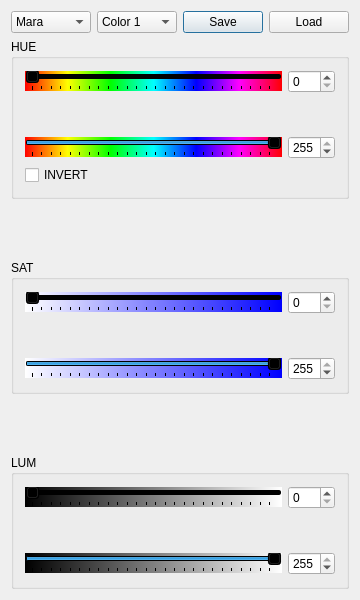
<?xml version="1.0" encoding="UTF-8"?>
<ui version="4.0">
 <class>tuner</class>
 <widget class="QDialog" name="tuner">
  <property name="geometry">
   <rect>
    <x>0</x>
    <y>0</y>
    <width>360</width>
    <height>600</height>
   </rect>
  </property>
  <property name="windowTitle">
   <string>tuner</string>
  </property>
  <layout class="QVBoxLayout" name="verticalLayout_4">
   <item>
    <layout class="QHBoxLayout" name="horizontalLayout">
     <item>
      <widget class="QComboBox" name="gamePlay">
       <item>
        <property name="text">
         <string>Mara</string>
        </property>
       </item>
       <item>
        <property name="text">
         <string>Obs</string>
        </property>
       </item>
       <item>
        <property name="text">
         <string>W,Lift</string>
        </property>
       </item>
       <item>
        <property name="text">
         <string>B.Ball</string>
        </property>
       </item>
      </widget>
     </item>
     <item>
      <widget class="QComboBox" name="comboBox">
       <item>
        <property name="text">
         <string>Color 1</string>
        </property>
       </item>
       <item>
        <property name="text">
         <string>Color 2</string>
        </property>
       </item>
       <item>
        <property name="text">
         <string>Color 3</string>
        </property>
       </item>
      </widget>
     </item>
     <item>
      <widget class="QPushButton" name="save">
       <property name="text">
        <string>Save</string>
       </property>
      </widget>
     </item>
     <item>
      <widget class="QPushButton" name="load">
       <property name="text">
        <string>Load</string>
       </property>
      </widget>
     </item>
    </layout>
   </item>
   <item>
    <widget class="QGroupBox" name="hueBox">
     <property name="title">
      <string>HUE</string>
     </property>
     <layout class="QVBoxLayout" name="verticalLayout_3">
      <item>
       <layout class="QHBoxLayout" name="horizontalLayout_3">
        <item>
         <widget class="QSlider" name="hueSlide1">
          <property name="styleSheet">
           <string notr="true">background-color: qlineargradient(spread:pad, x1:0, y1:0, x2:1, y2:0, stop:0 rgba(255, 0, 0, 255), stop:0.166 rgba(255, 255, 0, 255), stop:0.333 rgba(0, 255, 0, 255), stop:0.5 rgba(0, 255, 255, 255), stop:0.666 rgba(0, 0, 255, 255), stop:0.833 rgba(255, 0, 255, 255), stop:1 rgba(255, 0, 0, 255));</string>
          </property>
          <property name="maximum">
           <number>255</number>
          </property>
          <property name="orientation">
           <enum>Qt::Horizontal</enum>
          </property>
          <property name="tickPosition">
           <enum>QSlider::TicksBelow</enum>
          </property>
         </widget>
        </item>
        <item>
         <widget class="QSpinBox" name="spinBox">
          <property name="maximum">
           <number>255</number>
          </property>
         </widget>
        </item>
       </layout>
      </item>
      <item>
       <spacer name="verticalSpacer">
        <property name="orientation">
         <enum>Qt::Vertical</enum>
        </property>
        <property name="sizeHint" stdset="0">
         <size>
          <width>20</width>
          <height>37</height>
         </size>
        </property>
       </spacer>
      </item>
      <item>
       <layout class="QHBoxLayout" name="horizontalLayout_2">
        <item>
         <widget class="QSlider" name="hueSlide2">
          <property name="styleSheet">
           <string notr="true">background-color: qlineargradient(spread:pad, x1:0, y1:0, x2:1, y2:0, stop:0 rgba(255, 0, 0, 255), stop:0.166 rgba(255, 255, 0, 255), stop:0.333 rgba(0, 255, 0, 255), stop:0.5 rgba(0, 255, 255, 255), stop:0.666 rgba(0, 0, 255, 255), stop:0.833 rgba(255, 0, 255, 255), stop:1 rgba(255, 0, 0, 255));</string>
          </property>
          <property name="maximum">
           <number>255</number>
          </property>
          <property name="value">
           <number>255</number>
          </property>
          <property name="sliderPosition">
           <number>255</number>
          </property>
          <property name="orientation">
           <enum>Qt::Horizontal</enum>
          </property>
          <property name="tickPosition">
           <enum>QSlider::TicksBelow</enum>
          </property>
         </widget>
        </item>
        <item>
         <widget class="QSpinBox" name="spinBox_2">
          <property name="maximum">
           <number>255</number>
          </property>
          <property name="value">
           <number>255</number>
          </property>
         </widget>
        </item>
       </layout>
      </item>
      <item>
       <widget class="QCheckBox" name="invertCheck">
        <property name="text">
         <string>INVERT</string>
        </property>
       </widget>
      </item>
     </layout>
    </widget>
   </item>
   <item>
    <spacer name="verticalSpacer_5">
     <property name="orientation">
      <enum>Qt::Vertical</enum>
     </property>
     <property name="sizeHint" stdset="0">
      <size>
       <width>20</width>
       <height>41</height>
      </size>
     </property>
    </spacer>
   </item>
   <item>
    <widget class="QGroupBox" name="satBox">
     <property name="title">
      <string>SAT</string>
     </property>
     <layout class="QVBoxLayout" name="verticalLayout_2">
      <item>
       <layout class="QHBoxLayout" name="horizontalLayout_4">
        <item>
         <widget class="QSlider" name="satSlide1">
          <property name="styleSheet">
           <string notr="true">background-color: qlineargradient(spread:pad, x1:1, y1:1, x2:0, y2:1, stop:0 rgba(0, 0, 255, 255), stop:1 rgba(255, 255, 255, 255));</string>
          </property>
          <property name="maximum">
           <number>255</number>
          </property>
          <property name="orientation">
           <enum>Qt::Horizontal</enum>
          </property>
          <property name="tickPosition">
           <enum>QSlider::TicksBelow</enum>
          </property>
         </widget>
        </item>
        <item>
         <widget class="QSpinBox" name="spinBox_3">
          <property name="maximum">
           <number>255</number>
          </property>
         </widget>
        </item>
       </layout>
      </item>
      <item>
       <spacer name="verticalSpacer_2">
        <property name="orientation">
         <enum>Qt::Vertical</enum>
        </property>
        <property name="sizeHint" stdset="0">
         <size>
          <width>20</width>
          <height>37</height>
         </size>
        </property>
       </spacer>
      </item>
      <item>
       <layout class="QHBoxLayout" name="horizontalLayout_5">
        <item>
         <widget class="QSlider" name="satSlide2">
          <property name="styleSheet">
           <string notr="true">background-color: qlineargradient(spread:pad, x1:1, y1:1, x2:0, y2:1, stop:0 rgba(0, 0, 255, 255), stop:1 rgba(255, 255, 255, 255));</string>
          </property>
          <property name="maximum">
           <number>255</number>
          </property>
          <property name="sliderPosition">
           <number>255</number>
          </property>
          <property name="orientation">
           <enum>Qt::Horizontal</enum>
          </property>
          <property name="tickPosition">
           <enum>QSlider::TicksBelow</enum>
          </property>
         </widget>
        </item>
        <item>
         <widget class="QSpinBox" name="spinBox_4">
          <property name="maximum">
           <number>255</number>
          </property>
          <property name="value">
           <number>255</number>
          </property>
         </widget>
        </item>
       </layout>
      </item>
     </layout>
     <zorder>verticalSpacer_2</zorder>
    </widget>
   </item>
   <item>
    <spacer name="verticalSpacer_6">
     <property name="orientation">
      <enum>Qt::Vertical</enum>
     </property>
     <property name="sizeHint" stdset="0">
      <size>
       <width>20</width>
       <height>41</height>
      </size>
     </property>
    </spacer>
   </item>
   <item>
    <widget class="QGroupBox" name="lumBox">
     <property name="title">
      <string>LUM</string>
     </property>
     <layout class="QVBoxLayout" name="verticalLayout">
      <item>
       <layout class="QHBoxLayout" name="horizontalLayout_6">
        <item>
         <widget class="QSlider" name="lumSlide1">
          <property name="styleSheet">
           <string notr="true">background-color: qlineargradient(spread:pad, x1:0, y1:0, x2:1, y2:0, stop:0 rgba(0, 0, 0, 255), stop:1 rgba(255, 255, 255, 255));</string>
          </property>
          <property name="maximum">
           <number>255</number>
          </property>
          <property name="orientation">
           <enum>Qt::Horizontal</enum>
          </property>
          <property name="tickPosition">
           <enum>QSlider::TicksBelow</enum>
          </property>
         </widget>
        </item>
        <item>
         <widget class="QSpinBox" name="spinBox_5">
          <property name="maximum">
           <number>255</number>
          </property>
         </widget>
        </item>
       </layout>
      </item>
      <item>
       <spacer name="verticalSpacer_3">
        <property name="orientation">
         <enum>Qt::Vertical</enum>
        </property>
        <property name="sizeHint" stdset="0">
         <size>
          <width>20</width>
          <height>37</height>
         </size>
        </property>
       </spacer>
      </item>
      <item>
       <layout class="QHBoxLayout" name="horizontalLayout_7">
        <item>
         <widget class="QSlider" name="lumSlide2">
          <property name="styleSheet">
           <string notr="true">background-color: qlineargradient(spread:pad, x1:0, y1:0, x2:1, y2:0, stop:0 rgba(0, 0, 0, 255), stop:1 rgba(255, 255, 255, 255));</string>
          </property>
          <property name="maximum">
           <number>255</number>
          </property>
          <property name="sliderPosition">
           <number>255</number>
          </property>
          <property name="orientation">
           <enum>Qt::Horizontal</enum>
          </property>
          <property name="tickPosition">
           <enum>QSlider::TicksBelow</enum>
          </property>
         </widget>
        </item>
        <item>
         <widget class="QSpinBox" name="spinBox_6">
          <property name="maximum">
           <number>255</number>
          </property>
          <property name="value">
           <number>255</number>
          </property>
         </widget>
        </item>
       </layout>
      </item>
     </layout>
    </widget>
   </item>
  </layout>
 </widget>
 <layoutdefault spacing="6" margin="11"/>
 <resources/>
 <connections>
  <connection>
   <sender>hueSlide1</sender>
   <signal>valueChanged(int)</signal>
   <receiver>spinBox</receiver>
   <slot>setValue(int)</slot>
   <hints>
    <hint type="sourcelabel">
     <x>230</x>
     <y>79</y>
    </hint>
    <hint type="destinationlabel">
     <x>298</x>
     <y>83</y>
    </hint>
   </hints>
  </connection>
  <connection>
   <sender>spinBox</sender>
   <signal>valueChanged(int)</signal>
   <receiver>hueSlide1</receiver>
   <slot>setValue(int)</slot>
   <hints>
    <hint type="sourcelabel">
     <x>315</x>
     <y>70</y>
    </hint>
    <hint type="destinationlabel">
     <x>124</x>
     <y>85</y>
    </hint>
   </hints>
  </connection>
  <connection>
   <sender>hueSlide2</sender>
   <signal>valueChanged(int)</signal>
   <receiver>spinBox_2</receiver>
   <slot>setValue(int)</slot>
   <hints>
    <hint type="sourcelabel">
     <x>201</x>
     <y>157</y>
    </hint>
    <hint type="destinationlabel">
     <x>310</x>
     <y>159</y>
    </hint>
   </hints>
  </connection>
  <connection>
   <sender>spinBox_2</sender>
   <signal>valueChanged(int)</signal>
   <receiver>hueSlide2</receiver>
   <slot>setValue(int)</slot>
   <hints>
    <hint type="sourcelabel">
     <x>312</x>
     <y>148</y>
    </hint>
    <hint type="destinationlabel">
     <x>141</x>
     <y>162</y>
    </hint>
   </hints>
  </connection>
  <connection>
   <sender>satSlide1</sender>
   <signal>valueChanged(int)</signal>
   <receiver>spinBox_3</receiver>
   <slot>setValue(int)</slot>
   <hints>
    <hint type="sourcelabel">
     <x>189</x>
     <y>308</y>
    </hint>
    <hint type="destinationlabel">
     <x>288</x>
     <y>307</y>
    </hint>
   </hints>
  </connection>
  <connection>
   <sender>spinBox_3</sender>
   <signal>valueChanged(int)</signal>
   <receiver>satSlide1</receiver>
   <slot>setValue(int)</slot>
   <hints>
    <hint type="sourcelabel">
     <x>315</x>
     <y>297</y>
    </hint>
    <hint type="destinationlabel">
     <x>142</x>
     <y>303</y>
    </hint>
   </hints>
  </connection>
  <connection>
   <sender>satSlide2</sender>
   <signal>valueChanged(int)</signal>
   <receiver>spinBox_4</receiver>
   <slot>setValue(int)</slot>
   <hints>
    <hint type="sourcelabel">
     <x>220</x>
     <y>377</y>
    </hint>
    <hint type="destinationlabel">
     <x>304</x>
     <y>376</y>
    </hint>
   </hints>
  </connection>
  <connection>
   <sender>spinBox_4</sender>
   <signal>valueChanged(int)</signal>
   <receiver>satSlide2</receiver>
   <slot>setValue(int)</slot>
   <hints>
    <hint type="sourcelabel">
     <x>338</x>
     <y>385</y>
    </hint>
    <hint type="destinationlabel">
     <x>112</x>
     <y>381</y>
    </hint>
   </hints>
  </connection>
  <connection>
   <sender>lumSlide1</sender>
   <signal>valueChanged(int)</signal>
   <receiver>spinBox_5</receiver>
   <slot>setValue(int)</slot>
   <hints>
    <hint type="sourcelabel">
     <x>152</x>
     <y>492</y>
    </hint>
    <hint type="destinationlabel">
     <x>289</x>
     <y>496</y>
    </hint>
   </hints>
  </connection>
  <connection>
   <sender>spinBox_5</sender>
   <signal>valueChanged(int)</signal>
   <receiver>lumSlide1</receiver>
   <slot>setValue(int)</slot>
   <hints>
    <hint type="sourcelabel">
     <x>293</x>
     <y>486</y>
    </hint>
    <hint type="destinationlabel">
     <x>108</x>
     <y>489</y>
    </hint>
   </hints>
  </connection>
  <connection>
   <sender>lumSlide2</sender>
   <signal>valueChanged(int)</signal>
   <receiver>spinBox_6</receiver>
   <slot>setValue(int)</slot>
   <hints>
    <hint type="sourcelabel">
     <x>131</x>
     <y>562</y>
    </hint>
    <hint type="destinationlabel">
     <x>309</x>
     <y>561</y>
    </hint>
   </hints>
  </connection>
  <connection>
   <sender>spinBox_6</sender>
   <signal>valueChanged(int)</signal>
   <receiver>lumSlide2</receiver>
   <slot>setValue(int)</slot>
   <hints>
    <hint type="sourcelabel">
     <x>318</x>
     <y>577</y>
    </hint>
    <hint type="destinationlabel">
     <x>48</x>
     <y>569</y>
    </hint>
   </hints>
  </connection>
 </connections>
</ui>
